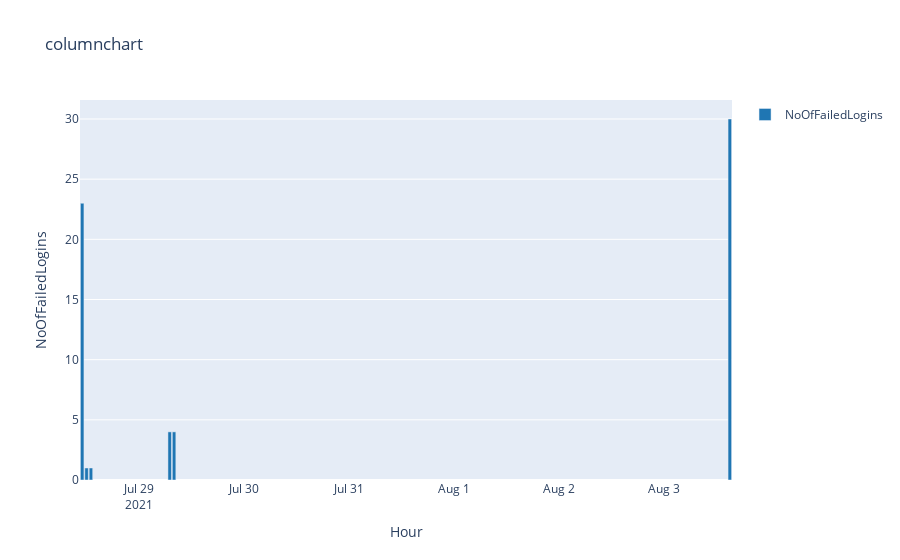

Notebook source saved alongside this figure:
### Markdown cell above
### Show Me

### Code cell
%kql sqlManagedInstances_logs_CL | where Message startswith "Logon       Login "| sort by es_process_timestamp_t desc | summarize NoOfFailedLogins=count() by Hour=bin(es_process_timestamp_t,1h) | render columnchart

### Figure 1 — Plotly figure (JSON) as saved in the notebook; plotly's stock layout.template omitted (floating-point values rounded to 4 significant figures)
{"data": [{"marker": {"color": "rgb(31, 118, 179)"}, "name": "NoOfFailedLogins", "orientation": "v", "type": "bar", "x": ["2021-07-28T11:00:00+00:00", "2021-07-28T12:00:00+00:00", "2021-07-28T13:00:00+00:00", "2021-07-29T07:00:00+00:00", "2021-07-29T08:00:00+00:00", "2021-08-03T15:00:00+00:00"], "y": [23, 1, 1, 4, 4, 30]}], "layout": {"showlegend": true, "title": {"text": "columnchart"}, "xaxis": {"ticksuffix": "", "title": {"text": "Hour"}, "type": "date"}, "yaxis": {"title": {"text": "NoOfFailedLogins"}, "type": "linear"}}}
